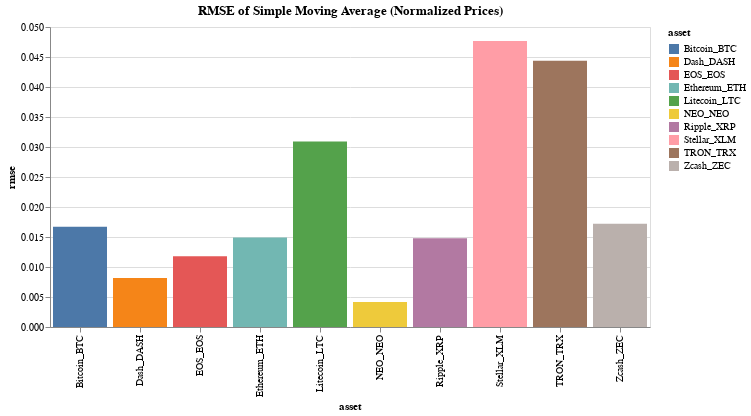

This figure's notebook cell:
### Markdown cell above
### 2. Root Mean Square Error(Normalized price_close)

### Code cell
# generate rmse chart
psam_closing_price_rmse_normalized_chart = alt.Chart(psam_closing_price_rmse_normalized).mark_bar().encode(
    x='asset',
    y='rmse',
    color='asset',
).properties(title='RMSE of Simple Moving Average (Normalized Prices)', width=600)
# return chart and dataframe
psam_closing_price_rmse_normalized_chart
psam_closing_price_rmse_normalized

### Figure 1 — Vega-Lite specification as saved in the notebook (floating-point values rounded to 4 significant figures)
{"$schema": "https://vega.github.io/schema/vega-lite/v2.6.0.json", "config": {"view": {"height": 300, "width": 400}}, "data": {"name": "data-f7177355f5bda654635ac701553e51bd"}, "datasets": {"data-f7177355f5bda654635ac701553e51bd": [{"asset": "Zcash_ZEC", "rmse": 0.01721}, {"asset": "Bitcoin_BTC", "rmse": 0.01669}, {"asset": "Cardano_ADA", "rmse": null}, {"asset": "Dash_DASH", "rmse": 0.008165}, {"asset": "EOS_EOS", "rmse": 0.0118}, {"asset": "TRON_TRX", "rmse": 0.04438}, {"asset": "Litecoin_LTC", "rmse": 0.03093}, {"asset": "NEO_NEO", "rmse": 0.004173}, {"asset": "Ripple_XRP", "rmse": 0.01481}, {"asset": "Stellar_XLM", "rmse": 0.04767}, {"asset": "Ethereum_ETH", "rmse": 0.01492}]}, "encoding": {"color": {"field": "asset", "type": "nominal"}, "x": {"field": "asset", "type": "nominal"}, "y": {"field": "rmse", "type": "quantitative"}}, "mark": "bar", "title": "RMSE of Simple Moving Average (Normalized Prices)", "width": 600}
